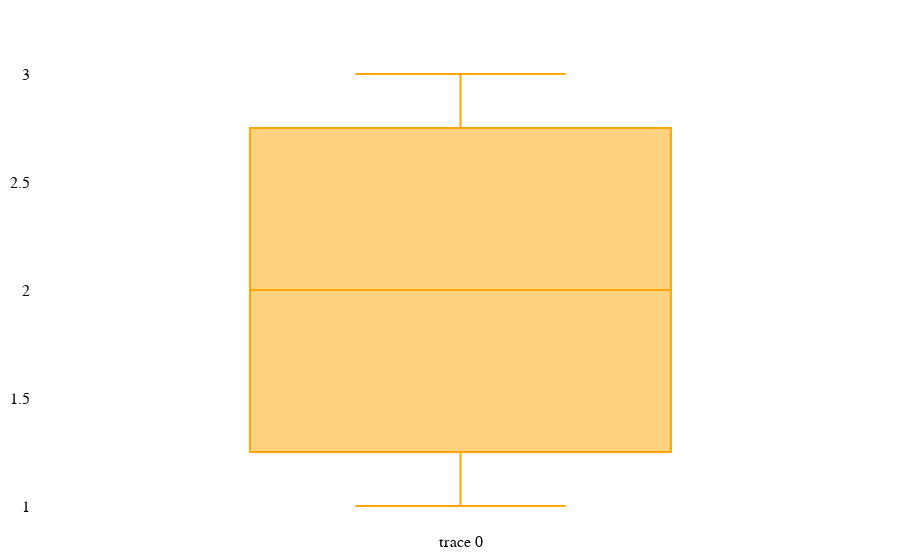

The cell this chart's notebook holds for it:
### Markdown cell above
Wrapper for `go.Box`.

### Code cell
pl.show(pl.box([1, 2, 3]))

### Figure 1 — Plotly figure (JSON) as saved in the notebook; plotly's stock layout.template omitted (floating-point values rounded to 4 significant figures)
{"data": [{"opacity": 1, "showlegend": false, "type": "box", "y": [1, 2, 3]}], "layout": {}}
